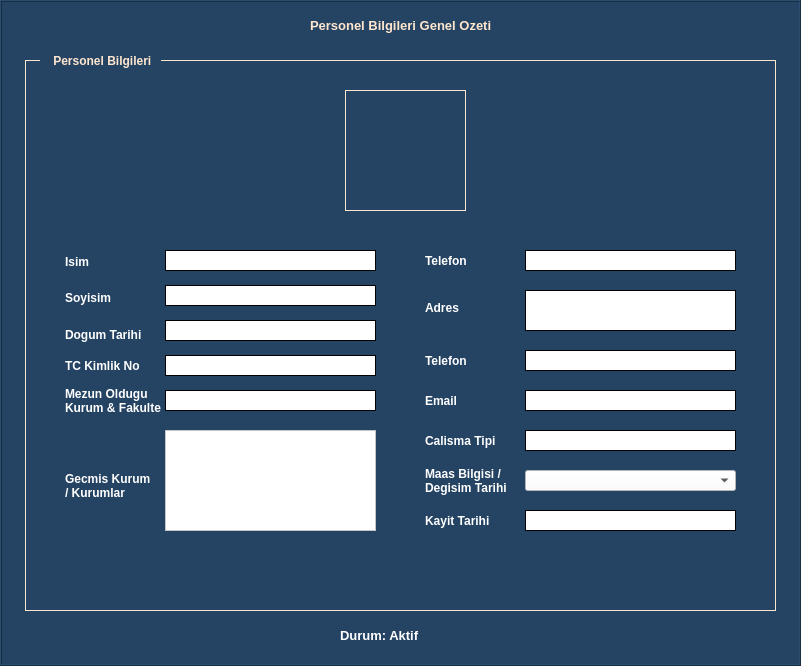
     <widget class="QFrame" name="frame_11">
      <property name="geometry">
       <rect>
        <x>0</x>
        <y>0</y>
        <width>801</width>
        <height>666</height>
       </rect>
      </property>
      <property name="styleSheet">
       <string notr="true">background-color: rgb(105, 100, 163);
background-color: rgb(37, 67, 98);</string>
      </property>
      <property name="frameShape">
       <enum>QFrame::Box</enum>
      </property>
      <property name="frameShadow">
       <enum>QFrame::Raised</enum>
      </property>
      <widget class="QLabel" name="label_32">
       <property name="geometry">
        <rect>
         <x>310</x>
         <y>15</y>
         <width>191</width>
         <height>21</height>
        </rect>
       </property>
       <property name="font">
        <font>
         <family>Arial</family>
         <pointsize>10</pointsize>
         <weight>75</weight>
         <bold>true</bold>
        </font>
       </property>
       <property name="styleSheet">
        <string notr="true">color:  rgb(255, 230, 207);</string>
       </property>
       <property name="text">
        <string>Personel Bilgileri Genel Ozeti</string>
       </property>
       <property name="alignment">
        <set>Qt::AlignLeading|Qt::AlignLeft|Qt::AlignVCenter</set>
       </property>
      </widget>
      <widget class="QLabel" name="label_113">
       <property name="geometry">
        <rect>
         <x>430</x>
         <y>622</y>
         <width>25</width>
         <height>25</height>
        </rect>
       </property>
       <property name="text">
        <string/>
       </property>
       <property name="pixmap">
        <pixmap>yes.png</pixmap>
       </property>
       <property name="scaledContents">
        <bool>true</bool>
       </property>
      </widget>
      <widget class="QLabel" name="label_169">
       <property name="geometry">
        <rect>
         <x>340</x>
         <y>620</y>
         <width>81</width>
         <height>31</height>
        </rect>
       </property>
       <property name="font">
        <font>
         <family>Arial</family>
         <pointsize>10</pointsize>
         <weight>75</weight>
         <bold>true</bold>
        </font>
       </property>
       <property name="styleSheet">
        <string notr="true">color: rgb(255, 255, 255);</string>
       </property>
       <property name="text">
        <string>Durum: Aktif</string>
       </property>
      </widget>
      <widget class="QFrame" name="frame_12">
       <property name="geometry">
        <rect>
         <x>25</x>
         <y>60</y>
         <width>751</width>
         <height>551</height>
        </rect>
       </property>
       <property name="styleSheet">
        <string notr="true">color: rgb(255, 230, 207);</string>
       </property>
       <property name="frameShape">
        <enum>QFrame::Box</enum>
       </property>
       <property name="frameShadow">
        <enum>QFrame::Plain</enum>
       </property>
       <widget class="QLabel" name="label_170">
        <property name="geometry">
         <rect>
          <x>40</x>
          <y>264</y>
          <width>81</width>
          <height>21</height>
         </rect>
        </property>
        <property name="font">
         <font>
          <family>Arial</family>
          <pointsize>9</pointsize>
          <weight>75</weight>
          <bold>true</bold>
         </font>
        </property>
        <property name="styleSheet">
         <string notr="true">color: rgb(255, 255, 255);</string>
        </property>
        <property name="text">
         <string>Dogum Tarihi</string>
        </property>
       </widget>
       <widget class="QLabel" name="label_171">
        <property name="geometry">
         <rect>
          <x>40</x>
          <y>194</y>
          <width>61</width>
          <height>16</height>
         </rect>
        </property>
        <property name="font">
         <font>
          <family>Arial</family>
          <pointsize>9</pointsize>
          <weight>75</weight>
          <bold>true</bold>
         </font>
        </property>
        <property name="styleSheet">
         <string notr="true">color: rgb(255, 255, 255);</string>
        </property>
        <property name="text">
         <string>Isim</string>
        </property>
       </widget>
       <widget class="QLabel" name="label_172">
        <property name="geometry">
         <rect>
          <x>40</x>
          <y>400</y>
          <width>91</width>
          <height>51</height>
         </rect>
        </property>
        <property name="font">
         <font>
          <family>Arial</family>
          <pointsize>9</pointsize>
          <weight>75</weight>
          <bold>true</bold>
         </font>
        </property>
        <property name="styleSheet">
         <string notr="true">color: rgb(255, 255, 255);</string>
        </property>
        <property name="text">
         <string>Gecmis Kurum / Kurumlar</string>
        </property>
        <property name="wordWrap">
         <bool>true</bool>
        </property>
       </widget>
       <widget class="QLabel" name="label_173">
        <property name="geometry">
         <rect>
          <x>40</x>
          <y>230</y>
          <width>47</width>
          <height>16</height>
         </rect>
        </property>
        <property name="font">
         <font>
          <family>Arial</family>
          <pointsize>9</pointsize>
          <weight>75</weight>
          <bold>true</bold>
         </font>
        </property>
        <property name="styleSheet">
         <string notr="true">color: rgb(255, 255, 255);</string>
        </property>
        <property name="text">
         <string>Soyisim</string>
        </property>
       </widget>
       <widget class="QLabel" name="label_174">
        <property name="geometry">
         <rect>
          <x>40</x>
          <y>295</y>
          <width>91</width>
          <height>21</height>
         </rect>
        </property>
        <property name="font">
         <font>
          <family>Arial</family>
          <pointsize>9</pointsize>
          <weight>75</weight>
          <bold>true</bold>
         </font>
        </property>
        <property name="styleSheet">
         <string notr="true">color: rgb(255, 255, 255);</string>
        </property>
        <property name="text">
         <string>TC Kimlik No</string>
        </property>
       </widget>
       <widget class="QLabel" name="label_175">
        <property name="geometry">
         <rect>
          <x>40</x>
          <y>320</y>
          <width>101</width>
          <height>41</height>
         </rect>
        </property>
        <property name="font">
         <font>
          <family>Arial</family>
          <pointsize>9</pointsize>
          <weight>75</weight>
          <bold>true</bold>
         </font>
        </property>
        <property name="styleSheet">
         <string notr="true">color: rgb(255, 255, 255);</string>
        </property>
        <property name="text">
         <string>Mezun Oldugu Kurum &amp; Fakulte</string>
        </property>
        <property name="wordWrap">
         <bool>true</bool>
        </property>
       </widget>
       <widget class="QLabel" name="label_176">
        <property name="geometry">
         <rect>
          <x>400</x>
          <y>370</y>
          <width>81</width>
          <height>21</height>
         </rect>
        </property>
        <property name="font">
         <font>
          <family>Arial</family>
          <pointsize>9</pointsize>
          <weight>75</weight>
          <bold>true</bold>
         </font>
        </property>
        <property name="styleSheet">
         <string notr="true">color: rgb(255, 255, 255);</string>
        </property>
        <property name="text">
         <string>Calisma Tipi</string>
        </property>
       </widget>
       <widget class="QLabel" name="label_177">
        <property name="geometry">
         <rect>
          <x>400</x>
          <y>400</y>
          <width>101</width>
          <height>41</height>
         </rect>
        </property>
        <property name="font">
         <font>
          <family>Arial</family>
          <pointsize>9</pointsize>
          <weight>75</weight>
          <bold>true</bold>
         </font>
        </property>
        <property name="styleSheet">
         <string notr="true">color: rgb(255, 255, 255);</string>
        </property>
        <property name="text">
         <string>Maas Bilgisi / Degisim Tarihi</string>
        </property>
        <property name="wordWrap">
         <bool>true</bool>
        </property>
       </widget>
       <widget class="QLabel" name="label_178">
        <property name="geometry">
         <rect>
          <x>400</x>
          <y>450</y>
          <width>91</width>
          <height>21</height>
         </rect>
        </property>
        <property name="font">
         <font>
          <family>Arial</family>
          <pointsize>9</pointsize>
          <weight>75</weight>
          <bold>true</bold>
         </font>
        </property>
        <property name="styleSheet">
         <string notr="true">color: rgb(255, 255, 255);</string>
        </property>
        <property name="inputMethodHints">
         <set>Qt::ImhEmailCharactersOnly</set>
        </property>
        <property name="text">
         <string>Kayit Tarihi</string>
        </property>
       </widget>
       <widget class="QLabel" name="label_29">
        <property name="geometry">
         <rect>
          <x>320</x>
          <y>30</y>
          <width>121</width>
          <height>121</height>
         </rect>
        </property>
        <property name="frameShape">
         <enum>QFrame::Box</enum>
        </property>
        <property name="text">
         <string/>
        </property>
        <property name="pixmap">
         <pixmap>default-user-image.png</pixmap>
        </property>
        <property name="scaledContents">
         <bool>true</bool>
        </property>
       </widget>
       <widget class="QLabel" name="label_179">
        <property name="geometry">
         <rect>
          <x>140</x>
          <y>190</y>
          <width>211</width>
          <height>21</height>
         </rect>
        </property>
        <property name="font">
         <font>
          <family>Arial</family>
          <pointsize>9</pointsize>
         </font>
        </property>
        <property name="styleSheet">
         <string notr="true">background-color: rgb(255, 255, 255);
color: rgb(0, 0, 0);</string>
        </property>
        <property name="frameShape">
         <enum>QFrame::Panel</enum>
        </property>
        <property name="text">
         <string/>
        </property>
        <property name="alignment">
         <set>Qt::AlignCenter</set>
        </property>
        <property name="wordWrap">
         <bool>true</bool>
        </property>
       </widget>
       <widget class="QLabel" name="label_180">
        <property name="geometry">
         <rect>
          <x>140</x>
          <y>225</y>
          <width>211</width>
          <height>21</height>
         </rect>
        </property>
        <property name="font">
         <font>
          <family>Arial</family>
          <pointsize>9</pointsize>
         </font>
        </property>
        <property name="styleSheet">
         <string notr="true">background-color: rgb(255, 255, 255);
color: rgb(0, 0, 0);</string>
        </property>
        <property name="frameShape">
         <enum>QFrame::Panel</enum>
        </property>
        <property name="text">
         <string/>
        </property>
        <property name="alignment">
         <set>Qt::AlignCenter</set>
        </property>
        <property name="wordWrap">
         <bool>true</bool>
        </property>
       </widget>
       <widget class="QLabel" name="label_181">
        <property name="geometry">
         <rect>
          <x>140</x>
          <y>260</y>
          <width>211</width>
          <height>21</height>
         </rect>
        </property>
        <property name="font">
         <font>
          <family>Arial</family>
          <pointsize>9</pointsize>
         </font>
        </property>
        <property name="styleSheet">
         <string notr="true">background-color: rgb(255, 255, 255);
color: rgb(0, 0, 0);</string>
        </property>
        <property name="frameShape">
         <enum>QFrame::Panel</enum>
        </property>
        <property name="text">
         <string/>
        </property>
        <property name="alignment">
         <set>Qt::AlignCenter</set>
        </property>
        <property name="wordWrap">
         <bool>true</bool>
        </property>
       </widget>
       <widget class="QLabel" name="label_182">
        <property name="geometry">
         <rect>
          <x>140</x>
          <y>295</y>
          <width>211</width>
          <height>21</height>
         </rect>
        </property>
        <property name="font">
         <font>
          <family>Arial</family>
          <pointsize>9</pointsize>
         </font>
        </property>
        <property name="styleSheet">
         <string notr="true">background-color: rgb(255, 255, 255);
color: rgb(0, 0, 0);</string>
        </property>
        <property name="frameShape">
         <enum>QFrame::Panel</enum>
        </property>
        <property name="text">
         <string/>
        </property>
        <property name="alignment">
         <set>Qt::AlignCenter</set>
        </property>
        <property name="wordWrap">
         <bool>true</bool>
        </property>
       </widget>
       <widget class="QLabel" name="label_183">
        <property name="geometry">
         <rect>
          <x>140</x>
          <y>330</y>
          <width>211</width>
          <height>21</height>
         </rect>
        </property>
        <property name="font">
         <font>
          <family>Arial</family>
          <pointsize>9</pointsize>
         </font>
        </property>
        <property name="styleSheet">
         <string notr="true">background-color: rgb(255, 255, 255);
color: rgb(0, 0, 0);</string>
        </property>
        <property name="frameShape">
         <enum>QFrame::Panel</enum>
        </property>
        <property name="text">
         <string/>
        </property>
        <property name="alignment">
         <set>Qt::AlignCenter</set>
        </property>
        <property name="wordWrap">
         <bool>true</bool>
        </property>
       </widget>
       <widget class="QLabel" name="label_184">
        <property name="geometry">
         <rect>
          <x>500</x>
          <y>370</y>
          <width>211</width>
          <height>21</height>
         </rect>
        </property>
        <property name="font">
         <font>
          <family>Arial</family>
          <pointsize>9</pointsize>
         </font>
        </property>
        <property name="styleSheet">
         <string notr="true">background-color: rgb(255, 255, 255);
color: rgb(0, 0, 0);</string>
        </property>
        <property name="frameShape">
         <enum>QFrame::Panel</enum>
        </property>
        <property name="text">
         <string/>
        </property>
        <property name="alignment">
         <set>Qt::AlignCenter</set>
        </property>
        <property name="wordWrap">
         <bool>true</bool>
        </property>
       </widget>
       <widget class="QLabel" name="label_185">
        <property name="geometry">
         <rect>
          <x>500</x>
          <y>450</y>
          <width>211</width>
          <height>21</height>
         </rect>
        </property>
        <property name="font">
         <font>
          <family>Arial</family>
          <pointsize>9</pointsize>
         </font>
        </property>
        <property name="styleSheet">
         <string notr="true">background-color: rgb(255, 255, 255);
color: rgb(0, 0, 0);</string>
        </property>
        <property name="inputMethodHints">
         <set>Qt::ImhEmailCharactersOnly</set>
        </property>
        <property name="frameShape">
         <enum>QFrame::Panel</enum>
        </property>
        <property name="text">
         <string/>
        </property>
        <property name="alignment">
         <set>Qt::AlignCenter</set>
        </property>
        <property name="wordWrap">
         <bool>true</bool>
        </property>
       </widget>
       <widget class="QLabel" name="label_186">
        <property name="geometry">
         <rect>
          <x>400</x>
          <y>240</y>
          <width>91</width>
          <height>16</height>
         </rect>
        </property>
        <property name="font">
         <font>
          <family>Arial</family>
          <pointsize>9</pointsize>
          <weight>75</weight>
          <bold>true</bold>
         </font>
        </property>
        <property name="styleSheet">
         <string notr="true">color: rgb(255, 255, 255);</string>
        </property>
        <property name="text">
         <string>Adres</string>
        </property>
       </widget>
       <widget class="QLabel" name="label_187">
        <property name="geometry">
         <rect>
          <x>500</x>
          <y>230</y>
          <width>211</width>
          <height>41</height>
         </rect>
        </property>
        <property name="font">
         <font>
          <family>Arial</family>
          <pointsize>9</pointsize>
         </font>
        </property>
        <property name="styleSheet">
         <string notr="true">background-color: rgb(255, 255, 255);
color: rgb(0, 0, 0);</string>
        </property>
        <property name="frameShape">
         <enum>QFrame::Panel</enum>
        </property>
        <property name="text">
         <string/>
        </property>
        <property name="alignment">
         <set>Qt::AlignCenter</set>
        </property>
        <property name="wordWrap">
         <bool>true</bool>
        </property>
       </widget>
       <widget class="QLabel" name="label_188">
        <property name="geometry">
         <rect>
          <x>500</x>
          <y>190</y>
          <width>211</width>
          <height>21</height>
         </rect>
        </property>
        <property name="font">
         <font>
          <family>Arial</family>
          <pointsize>9</pointsize>
         </font>
        </property>
        <property name="styleSheet">
         <string notr="true">background-color: rgb(255, 255, 255);
color: rgb(0, 0, 0);</string>
        </property>
        <property name="frameShape">
         <enum>QFrame::Panel</enum>
        </property>
        <property name="text">
         <string/>
        </property>
        <property name="alignment">
         <set>Qt::AlignCenter</set>
        </property>
        <property name="wordWrap">
         <bool>true</bool>
        </property>
       </widget>
       <widget class="QLabel" name="label_189">
        <property name="geometry">
         <rect>
          <x>400</x>
          <y>190</y>
          <width>91</width>
          <height>21</height>
         </rect>
        </property>
        <property name="font">
         <font>
          <family>Arial</family>
          <pointsize>9</pointsize>
          <weight>75</weight>
          <bold>true</bold>
         </font>
        </property>
        <property name="styleSheet">
         <string notr="true">color: rgb(255, 255, 255);</string>
        </property>
        <property name="text">
         <string>Telefon</string>
        </property>
       </widget>
       <widget class="QLabel" name="label_190">
        <property name="geometry">
         <rect>
          <x>400</x>
          <y>290</y>
          <width>91</width>
          <height>21</height>
         </rect>
        </property>
        <property name="font">
         <font>
          <family>Arial</family>
          <pointsize>9</pointsize>
          <weight>75</weight>
          <bold>true</bold>
         </font>
        </property>
        <property name="styleSheet">
         <string notr="true">color: rgb(255, 255, 255);</string>
        </property>
        <property name="text">
         <string>Telefon</string>
        </property>
       </widget>
       <widget class="QLabel" name="label_191">
        <property name="geometry">
         <rect>
          <x>500</x>
          <y>290</y>
          <width>211</width>
          <height>21</height>
         </rect>
        </property>
        <property name="font">
         <font>
          <family>Arial</family>
          <pointsize>9</pointsize>
         </font>
        </property>
        <property name="styleSheet">
         <string notr="true">background-color: rgb(255, 255, 255);
color: rgb(0, 0, 0);</string>
        </property>
        <property name="frameShape">
         <enum>QFrame::Panel</enum>
        </property>
        <property name="text">
         <string/>
        </property>
        <property name="alignment">
         <set>Qt::AlignCenter</set>
        </property>
        <property name="wordWrap">
         <bool>true</bool>
        </property>
       </widget>
       <widget class="QLabel" name="label_192">
        <property name="geometry">
         <rect>
          <x>400</x>
          <y>330</y>
          <width>61</width>
          <height>21</height>
         </rect>
        </property>
        <property name="font">
         <font>
          <family>Arial</family>
          <pointsize>9</pointsize>
          <weight>75</weight>
          <bold>true</bold>
         </font>
        </property>
        <property name="styleSheet">
         <string notr="true">color: rgb(255, 255, 255);</string>
        </property>
        <property name="text">
         <string>Email</string>
        </property>
       </widget>
       <widget class="QLabel" name="label_193">
        <property name="geometry">
         <rect>
          <x>500</x>
          <y>330</y>
          <width>211</width>
          <height>21</height>
         </rect>
        </property>
        <property name="font">
         <font>
          <family>Arial</family>
          <pointsize>9</pointsize>
         </font>
        </property>
        <property name="styleSheet">
         <string notr="true">background-color: rgb(255, 255, 255);
color: rgb(0, 0, 0);</string>
        </property>
        <property name="frameShape">
         <enum>QFrame::Panel</enum>
        </property>
        <property name="text">
         <string/>
        </property>
        <property name="alignment">
         <set>Qt::AlignCenter</set>
        </property>
        <property name="wordWrap">
         <bool>true</bool>
        </property>
       </widget>
       <widget class="QComboBox" name="comboBox_10">
        <property name="geometry">
         <rect>
          <x>500</x>
          <y>410</y>
          <width>211</width>
          <height>21</height>
         </rect>
        </property>
        <property name="styleSheet">
         <string notr="true">color: rgb(0, 0, 0);
background-color: rgb(255, 255, 255);</string>
        </property>
       </widget>
       <widget class="QListView" name="listView_2">
        <property name="geometry">
         <rect>
          <x>140</x>
          <y>370</y>
          <width>211</width>
          <height>101</height>
         </rect>
        </property>
        <property name="styleSheet">
         <string notr="true">background-color: rgb(255, 255, 255);
color: rgb(0, 0, 0);</string>
        </property>
       </widget>
      </widget>
      <widget class="QFrame" name="frame_14">
       <property name="geometry">
        <rect>
         <x>10</x>
         <y>-610</y>
         <width>781</width>
         <height>581</height>
        </rect>
       </property>
       <property name="styleSheet">
        <string notr="true">color: rgb(255, 230, 207);</string>
       </property>
       <property name="frameShape">
        <enum>QFrame::NoFrame</enum>
       </property>
       <property name="frameShadow">
        <enum>QFrame::Plain</enum>
       </property>
       <widget class="QCalendarWidget" name="calendarWidget_6">
        <property name="geometry">
         <rect>
          <x>10</x>
          <y>40</y>
          <width>761</width>
          <height>531</height>
         </rect>
        </property>
        <property name="font">
         <font>
          <family>Arial</family>
          <pointsize>8</pointsize>
         </font>
        </property>
        <property name="autoFillBackground">
         <bool>false</bool>
        </property>
        <property name="styleSheet">
         <string notr="true">background-color: rgb(255, 255, 255);
selection-color: rgb(0, 85, 127);
color: rgb(0, 85, 127);
selection-background-color: rgb(221, 255, 221);</string>
        </property>
        <property name="gridVisible">
         <bool>true</bool>
        </property>
        <property name="selectionMode">
         <enum>QCalendarWidget::SingleSelection</enum>
        </property>
        <property name="horizontalHeaderFormat">
         <enum>QCalendarWidget::LongDayNames</enum>
        </property>
        <property name="verticalHeaderFormat">
         <enum>QCalendarWidget::NoVerticalHeader</enum>
        </property>
        <property name="navigationBarVisible">
         <bool>true</bool>
        </property>
        <property name="dateEditEnabled">
         <bool>true</bool>
        </property>
       </widget>
       <widget class="QTabWidget" name="tabWidget_5">
        <property name="geometry">
         <rect>
          <x>10</x>
          <y>15</y>
          <width>216</width>
          <height>25</height>
         </rect>
        </property>
        <property name="sizePolicy">
         <sizepolicy hsizetype="Fixed" vsizetype="Expanding">
          <horstretch>0</horstretch>
          <verstretch>27</verstretch>
         </sizepolicy>
        </property>
        <property name="minimumSize">
         <size>
          <width>0</width>
          <height>25</height>
         </size>
        </property>
        <property name="maximumSize">
         <size>
          <width>16777215</width>
          <height>2000000</height>
         </size>
        </property>
        <property name="font">
         <font>
          <family>Arial</family>
          <pointsize>9</pointsize>
         </font>
        </property>
        <property name="styleSheet">
         <string notr="true">color: rgb(0, 0, 0);
background-color: rgb(243, 243, 243);</string>
        </property>
        <property name="tabPosition">
         <enum>QTabWidget::North</enum>
        </property>
        <property name="tabShape">
         <enum>QTabWidget::Rounded</enum>
        </property>
        <property name="currentIndex">
         <number>0</number>
        </property>
        <property name="elideMode">
         <enum>Qt::ElideLeft</enum>
        </property>
        <widget class="QWidget" name="tab_9">
         <attribute name="title">
          <string>Aylik Program</string>
         </attribute>
        </widget>
        <widget class="QWidget" name="tab_10">
         <attribute name="title">
          <string>Haftalik Program</string>
         </attribute>
        </widget>
       </widget>
      </widget>
      <widget class="QLabel" name="label_194">
       <property name="geometry">
        <rect>
         <x>40</x>
         <y>50</y>
         <width>121</width>
         <height>21</height>
        </rect>
       </property>
       <property name="font">
        <font>
         <family>Arial</family>
         <pointsize>9</pointsize>
         <weight>75</weight>
         <bold>true</bold>
        </font>
       </property>
       <property name="styleSheet">
        <string notr="true">color:  rgb(255, 230, 207);
background-color: rgb(37, 67, 98);</string>
       </property>
       <property name="text">
        <string>    Personel Bilgileri</string>
       </property>
      </widget>
     </widget>
